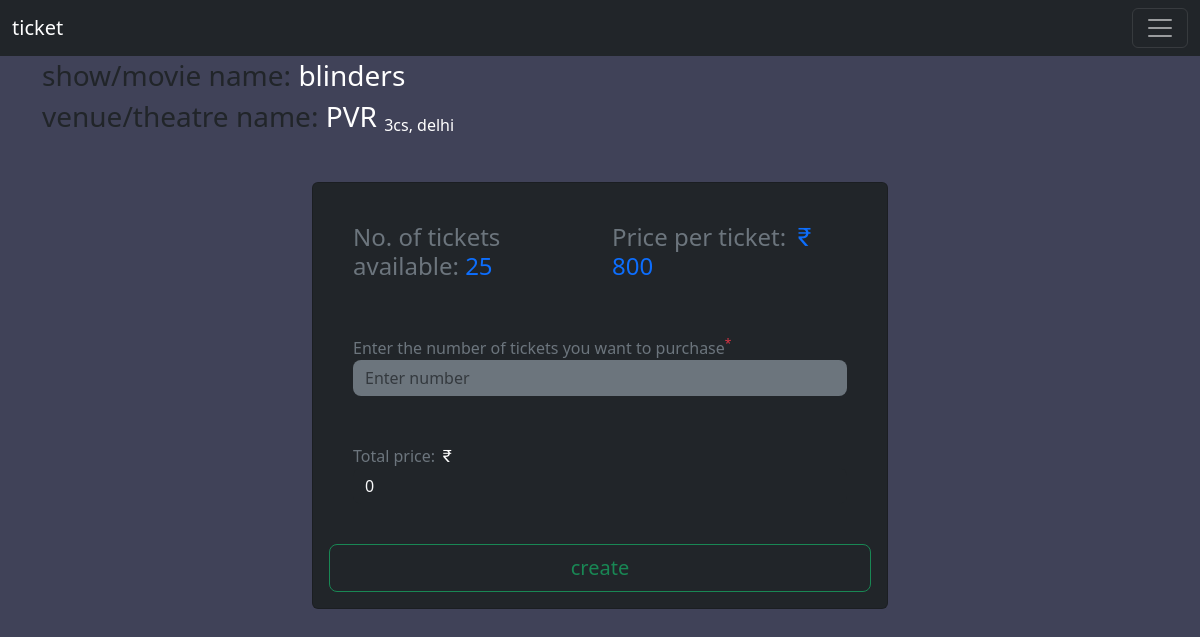
The page /user_book?venue_id=5&show_id=9 (signed in) on the database its author committed.
### application/models.py (models this page shows)
class Show(db.Model):
    __tablename__="show"
    show_id=db.Column(db.Integer, primary_key=True,  autoincrement=True)
    show_name=db.Column(db.String, nullable=False)
    show_rating=db.Column(db.Numeric(1,1))
    show_price_per_ticket=db.Column(db.Integer)
    show_num_ratings=db.Column(db.Integer, default=0)
    show_total_rating=db.Column(db.Integer, default=0)

class Venue(db.Model):
    __tablename__="venue"
    venue_id=db.Column(	db.Integer, primary_key=True, autoincrement=True)
    venue_name=db.Column(db.String,  nullable=False)
    venue_location=db.Column(db.String,  nullable=False)
    venue_max_no_of_shows=db.Column(db.Integer,  nullable=False)
    venue_max_seats_per_show=db.Column(db.Integer,  nullable=False)
    venue_num_shows_added=db.Column(db.Integer, default=0)
    ven_shows=db.relationship("Show",secondary="show_in_venue",backref='show_vens')

### application/controllers.py (the view, shortened to what this page needs)
@app.route('/user_book',methods=["GET","POST"])
def user_book():
    global logged_user_id
    housefull=False
    if not logged_user_id:
        return redirect(url_for('user_login'))
    venue_id=request.args.get('venue_id',None)
    show_id=request.args.get('show_id',None)
    if not (venue_id or show_id):
        return(redirect(url_for('user_login')))
    venue=Venue.query.get(int(venue_id))
    show=Show.query.get(int(show_id))
    if request.method=="GET":
        no_of_tickets_booked=Show_in_venue.query.get((int(venue_id),int(show_id))).no_of_tickets_booked
        no_of_tickets_available=venue.venue_max_seats_per_show-no_of_tickets_booked
        return render_template("user_book.html",show=show,venue=venue,no_of_tickets_available=no_of_tickets_available)

### templates/user_book.html (shortened to what this page needs)
<!DOCTYPE html>
<html lang="en">
<head>
  <link href="https://cdn.jsdelivr.net/npm/bootstrap@5.3.0-alpha1/dist/css/bootstrap.min.css" rel="stylesheet"
>
  <link rel="stylesheet" href="https://cdn.jsdelivr.net/npm/bootstrap-icons@1.10.3/font/bootstrap-icons.css">
</head>
<body class="text-white">
  <nav class="navbar navbar-dark bg-dark fixed-top">
    <div class="container-fluid">
      <a class="navbar-brand" href="/">ticket</a>
      <button class="navbar-toggler" type="button" data-bs-toggle="offcanvas" data-bs-target="#offcanvasDarkNavbar"
        aria-controls="offcanvasDarkNavbar" aria-label="Toggle navigation">
        <span class="navbar-toggler-icon"></span>
      </button>
    </div>
  </nav>
  <div class="p-4">
    <div class="container" id="heading">
      <h3>
        <span class="text-dark">show/movie name: </span>{{show.show_name}}
      <h3>
        <span class="text-dark">venue/theatre name: </span>{{venue.venue_name}} <sub class="fs-6">{{venue.venue_location}}</sub>
      </h3>
    </div>
    {%if not show.show_housefull_flag%}
    <form action="" method="post" class="card bg-dark text-white container p-3 w-50 mt-5">
      <div class="p-4 row text-primary">
        <h4 class="col">
          <span class="text-secondary">No. of tickets available:</span> {{no_of_tickets_available}}
        </h4>
        <h4 class="col">
          <span class="text-secondary">Price per ticket:</span> <i class="bi bi-currency-rupee"></i>{{show.show_price_per_ticket}}
        </h4>
      </div>
      <div class="p-4">
        <label class="text-secondary" for="no_of_tickets_to_purchase">Enter the number of tickets you want to purchase<sup class="text-danger">*</sup></label>
        <input onkeyup="calculate_price()" required placeholder="Enter number"
          class="text-light bg-secondary form-control border-0 rounded-3" type="number" step="1" max="{{no_of_tickets_available}}" min="1" name="no_of_tickets_to_purchase"
          id="no_of_tickets_to_purchase">
      </div>
      <div class="p-4">
        <label class="text-secondary" for="total_price">Total price:</label>
        <i class="bi bi-currency-rupee"> </i>
        <input value="0" disabled placeholder="Enter number"
          class="text-light bg-dark form-control border-0 rounded-3" name="total_price" type="number"
          id="total_price">
      </div>
      <button type="submit" class="mt-3 btn btn-lg btn-outline-success">create</button>
    </form>
    {%else%}
    <div class="cardbg-dark text-white">
      <div class="text-danger">Housefull</div>
    </div>
    {%endif%}
  </div>
</body>
</html>

### templates/user_book.html (style rules this page uses)
body { background-color: #404258; }
#heading { margin-top: 3%; }

### rows shown on the page
Show: show_name "blinders", show_price_per_ticket "800"
Venue: venue_name "PVR", venue_location "3cs, delhi"

### other values the page prints
{{ no_of_tickets_available }} "25"
